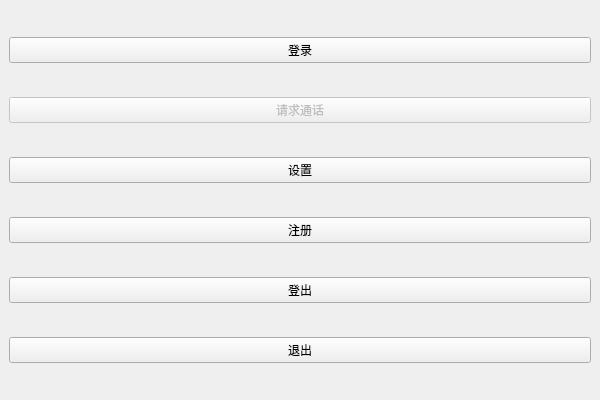
<?xml version="1.0" encoding="UTF-8"?>
<ui version="4.0">
 <class>MainWindow</class>
 <widget class="QMainWindow" name="MainWindow">
  <property name="geometry">
   <rect>
    <x>0</x>
    <y>0</y>
    <width>600</width>
    <height>400</height>
   </rect>
  </property>
  <property name="minimumSize">
   <size>
    <width>600</width>
    <height>400</height>
   </size>
  </property>
  <property name="maximumSize">
   <size>
    <width>600</width>
    <height>400</height>
   </size>
  </property>
  <property name="windowTitle">
   <string>AmelieChat</string>
  </property>
  <widget class="QWidget" name="centralwidget">
   <layout class="QGridLayout" name="gridLayout">
    <item row="5" column="0">
     <widget class="QPushButton" name="exitPushButton">
      <property name="text">
       <string>退出</string>
      </property>
     </widget>
    </item>
    <item row="0" column="0">
     <widget class="QPushButton" name="loginPushButton">
      <property name="text">
       <string>登录</string>
      </property>
     </widget>
    </item>
    <item row="1" column="0">
     <widget class="QPushButton" name="linkPushButton">
      <property name="enabled">
       <bool>false</bool>
      </property>
      <property name="text">
       <string>请求通话</string>
      </property>
     </widget>
    </item>
    <item row="3" column="0">
     <widget class="QPushButton" name="registerPushButton">
      <property name="text">
       <string>注册</string>
      </property>
     </widget>
    </item>
    <item row="4" column="0">
     <widget class="QPushButton" name="logoutPushButton">
      <property name="text">
       <string>登出</string>
      </property>
     </widget>
    </item>
    <item row="2" column="0">
     <widget class="QPushButton" name="settingPushButton">
      <property name="text">
       <string>设置</string>
      </property>
     </widget>
    </item>
   </layout>
  </widget>
 </widget>
 <tabstops>
  <tabstop>loginPushButton</tabstop>
  <tabstop>linkPushButton</tabstop>
  <tabstop>settingPushButton</tabstop>
  <tabstop>registerPushButton</tabstop>
  <tabstop>logoutPushButton</tabstop>
  <tabstop>exitPushButton</tabstop>
 </tabstops>
 <resources/>
 <connections/>
</ui>
